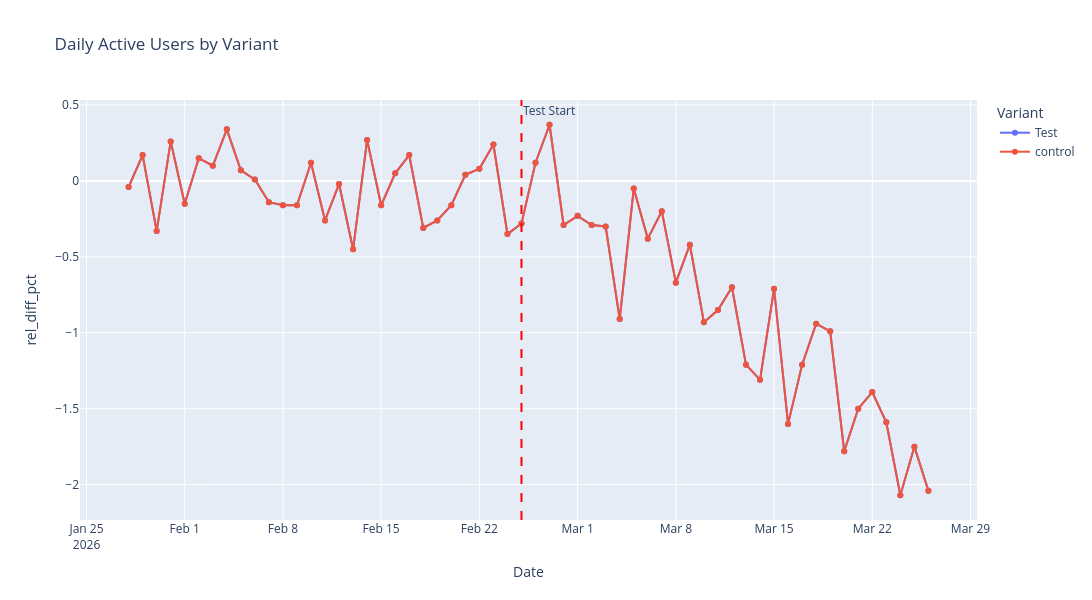

The code cell stored with this chart in its notebook:
### Code cell
import plotly.express as px

fig = px.line(data_metrics_dau, x='dt', y='rel_diff_pct', color='variant', 
              title='Daily Active Users by Variant',
              labels={'dt': 'Date', 'abs_diff': 'Absolute Difference', 'variant': 'Variant'},
              markers=True,
              width=1200,
              height=600)

fig.add_vline(
    x=pd.Timestamp('2026-02-25').timestamp() * 1000, 
    line_dash='dash', 
    line_color='red', 
    annotation_text='Test Start', 
    annotation_position='top right')

fig.show()

### Figure 1 — Plotly figure (JSON) as saved in the notebook; plotly's stock layout.template omitted (floating-point values rounded to 4 significant figures)
{"data": [{"hovertemplate": "Variant=Test<br>Date=%{x}<br>rel_diff_pct=%{y}<extra></extra>", "legendgroup": "Test", "line": {"color": "#636efa", "dash": "solid"}, "marker": {"symbol": "circle"}, "mode": "lines+markers", "name": "Test", "orientation": "v", "showlegend": true, "type": "scatter", "x": ["2026-01-28", "2026-01-29", "2026-01-30", "2026-01-31", "2026-02-01", "2026-02-02", "2026-02-03", "2026-02-04", "2026-02-05", "2026-02-06", "2026-02-07", "2026-02-08", "2026-02-09", "2026-02-10", "2026-02-11", "2026-02-12", "2026-02-13", "2026-02-14", "2026-02-15", "2026-02-16", "2026-02-17", "2026-02-18", "2026-02-19", "2026-02-20", "2026-02-21", "2026-02-22", "2026-02-23", "2026-02-24", "2026-02-25", "2026-02-26", "2026-02-27", "2026-02-28", "2026-03-01", "2026-03-02", "2026-03-03", "2026-03-04", "2026-03-05", "2026-03-06", "2026-03-07", "2026-03-08", "2026-03-09", "2026-03-10", "2026-03-11", "2026-03-12", "2026-03-13", "2026-03-14", "2026-03-15", "2026-03-16", "2026-03-17", "2026-03-18", "2026-03-19", "2026-03-20", "2026-03-21", "2026-03-22", "2026-03-23", "2026-03-24", "2026-03-25", "2026-03-26"], "xaxis": "x", "y": [-0.04, 0.17, -0.33, 0.26, -0.15, 0.15, 0.1, 0.34, 0.07, 0.01, -0.14, -0.16, -0.16, 0.12, -0.26, -0.02, -0.45, 0.27, -0.16, 0.05, 0.17, -0.31, -0.26, -0.16, 0.04, 0.08, 0.24, -0.35, -0.28, 0.12, 0.37, -0.29, -0.23, -0.29, -0.3, -0.91, -0.05, -0.38, -0.2, -0.67, -0.42, -0.93, -0.85, -0.7, -1.21, -1.31, -0.71, -1.6, -1.21, -0.94, -0.99, -1.78, -1.5, -1.39, -1.59, -2.07, -1.75, -2.04], "yaxis": "y"}, {"hovertemplate": "Variant=control<br>Date=%{x}<br>rel_diff_pct=%{y}<extra></extra>", "legendgroup": "control", "line": {"color": "#EF553B", "dash": "solid"}, "marker": {"symbol": "circle"}, "mode": "lines+markers", "name": "control", "orientation": "v", "showlegend": true, "type": "scatter", "x": ["2026-01-28", "2026-01-29", "2026-01-30", "2026-01-31", "2026-02-01", "2026-02-02", "2026-02-03", "2026-02-04", "2026-02-05", "2026-02-06", "2026-02-07", "2026-02-08", "2026-02-09", "2026-02-10", "2026-02-11", "2026-02-12", "2026-02-13", "2026-02-14", "2026-02-15", "2026-02-16", "2026-02-17", "2026-02-18", "2026-02-19", "2026-02-20", "2026-02-21", "2026-02-22", "2026-02-23", "2026-02-24", "2026-02-25", "2026-02-26", "2026-02-27", "2026-02-28", "2026-03-01", "2026-03-02", "2026-03-03", "2026-03-04", "2026-03-05", "2026-03-06", "2026-03-07", "2026-03-08", "2026-03-09", "2026-03-10", "2026-03-11", "2026-03-12", "2026-03-13", "2026-03-14", "2026-03-15", "2026-03-16", "2026-03-17", "2026-03-18", "2026-03-19", "2026-03-20", "2026-03-21", "2026-03-22", "2026-03-23", "2026-03-24", "2026-03-25", "2026-03-26"], "xaxis": "x", "y": [-0.04, 0.17, -0.33, 0.26, -0.15, 0.15, 0.1, 0.34, 0.07, 0.01, -0.14, -0.16, -0.16, 0.12, -0.26, -0.02, -0.45, 0.27, -0.16, 0.05, 0.17, -0.31, -0.26, -0.16, 0.04, 0.08, 0.24, -0.35, -0.28, 0.12, 0.37, -0.29, -0.23, -0.29, -0.3, -0.91, -0.05, -0.38, -0.2, -0.67, -0.42, -0.93, -0.85, -0.7, -1.21, -1.31, -0.71, -1.6, -1.21, -0.94, -0.99, -1.78, -1.5, -1.39, -1.59, -2.07, -1.75, -2.04], "yaxis": "y"}], "layout": {"annotations": [{"showarrow": false, "text": "Test Start", "x": 1771977600000, "xanchor": "left", "xref": "x", "y": 1, "yanchor": "top", "yref": "y domain"}], "height": 600, "legend": {"title": {"text": "Variant"}, "tracegroupgap": 0}, "shapes": [{"line": {"color": "red", "dash": "dash"}, "type": "line", "x0": 1771977600000, "x1": 1771977600000, "xref": "x", "y0": 0, "y1": 1, "yref": "y domain"}], "title": {"text": "Daily Active Users by Variant"}, "width": 1200, "xaxis": {"anchor": "y", "domain": [0, 1], "title": {"text": "Date"}}, "yaxis": {"anchor": "x", "domain": [0, 1], "title": {"text": "rel_diff_pct"}}}}
